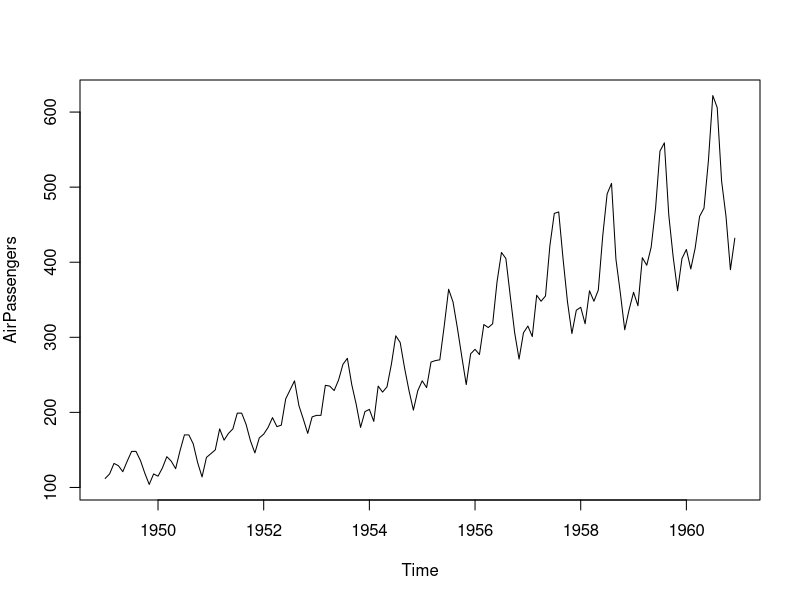
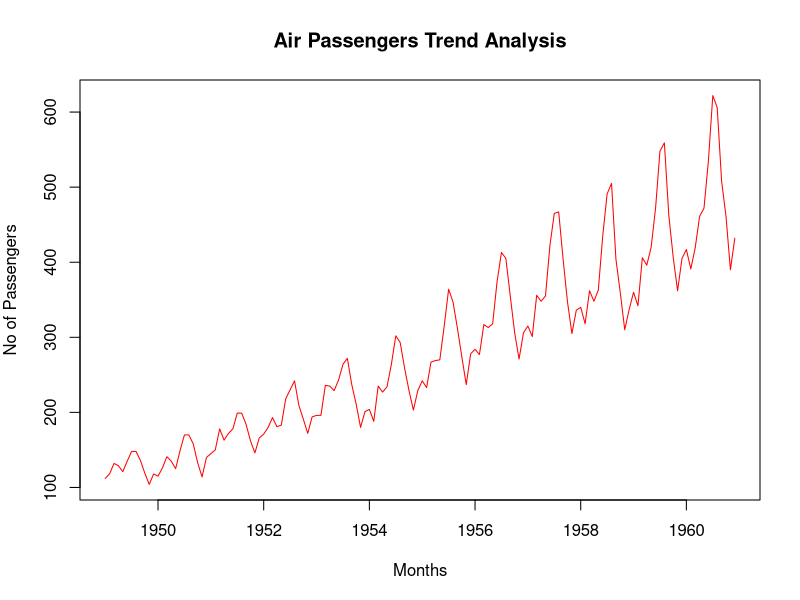
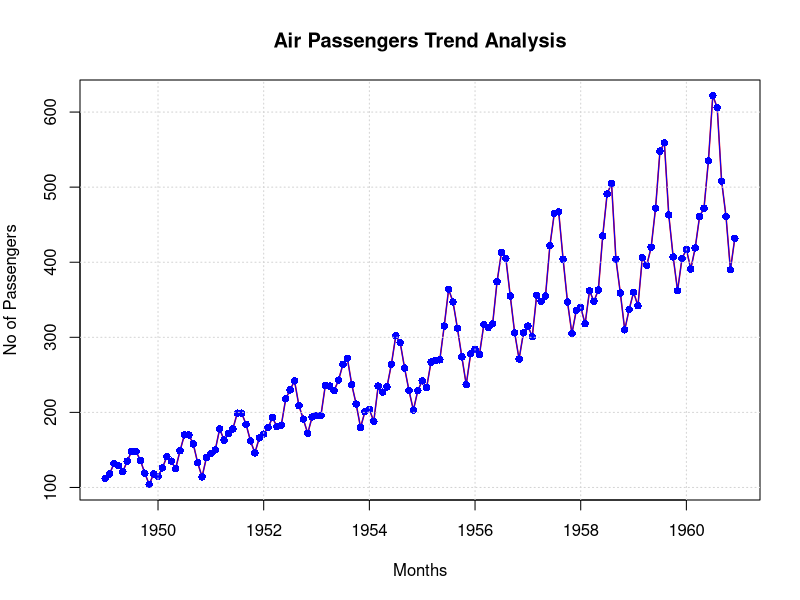
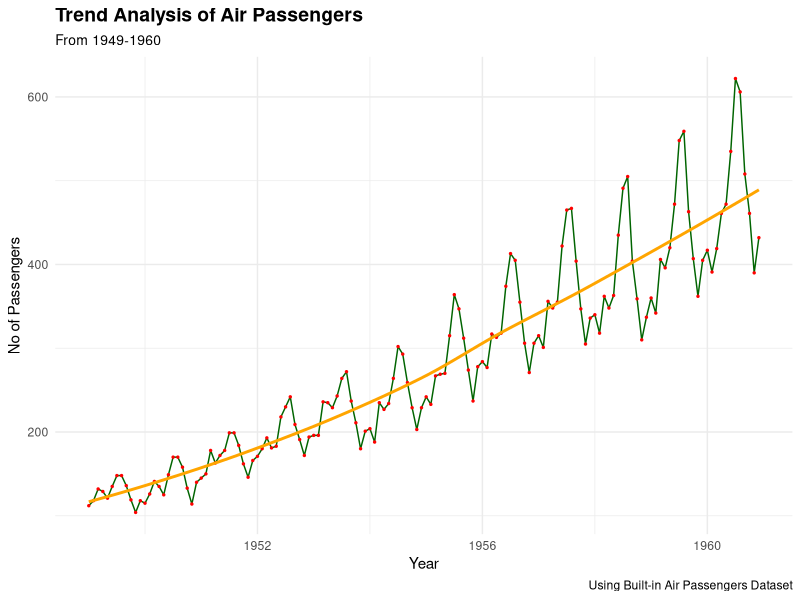

Source code (R) for these figures, in order:
# Load Air Passengers Data Set
graphics.off()        # reset all open plots
par(mar = c(5, 4, 4, 2))  # set smaller margins




data("AirPassengers")
?AirPassengers  # For help/documentation
class(AirPassengers)
View(AirPassengers)

# Create a data frame with Years and Months separately
ap_df <- data.frame(
  year = floor(time(AirPassengers)),
  month = cycle(time(AirPassengers)),
  passengers = as.numeric(AirPassengers)
)

# View the new data frame
head(ap_df)

# Basic plot
plot(AirPassengers)

# Plot with Title, Axis labels, and color
plot(AirPassengers,
     type = 'l',
     main = "Air Passengers Trend Analysis",
     xlab = "Months",
     ylab = "No of Passengers",
     col = "red"
)

# Changing the line Width & adding points
plot(AirPassengers,
     type = 'l',
     lwd = 1.5,
     main = "Air Passengers Trend Analysis",
     xlab = "Months",
     ylab = "No of Passengers",
     col = "red"
)
points(AirPassengers,
       type = 'o',
       pch = 16,
       col = "blue")
grid()

# Using GGplot2 Library
# Installing if not already installed
if(!require(ggplot2)) install.packages("ggplot2")
library(ggplot2)

# A basic grid with x & y axes using ggplot2
ggplot(ap_df, aes(x = year + (month-1)/12, y = passengers)) +
  geom_line(color = "darkgreen", linewidth = 0.5) +
  geom_point(color = "red", size = 0.5) +
  geom_smooth(se = FALSE, color = "orange") +
  labs(
    title = 'Trend Analysis of Air Passengers',
    subtitle = 'From 1949-1960',
    caption = 'Using Built-in Air Passengers Dataset',
    x = 'Year',
    y = 'No of Passengers'
  ) +
  theme_minimal() +
  theme(
    plot.title = element_text(face = "bold", size = 14),
    plot.subtitle = element_text(size = 10)
  )
